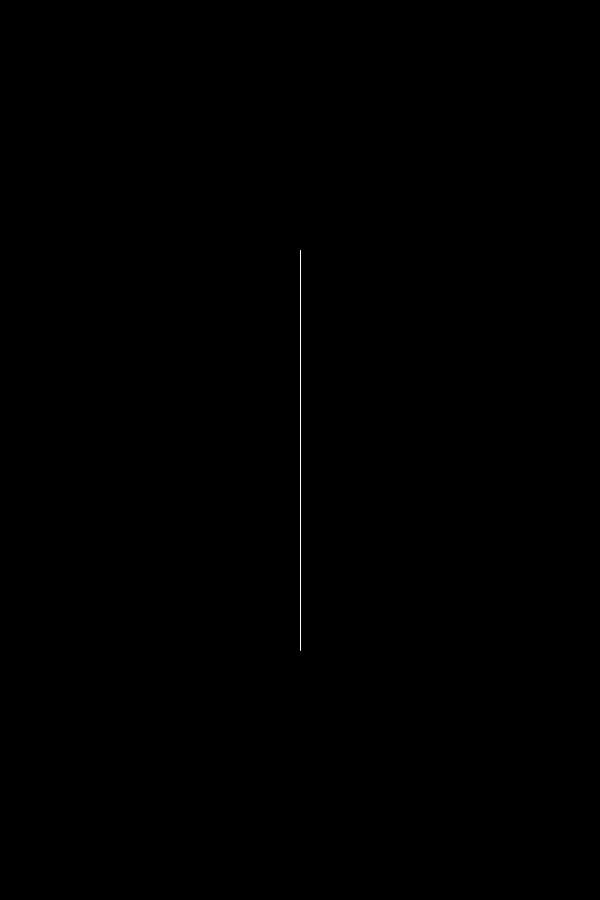
Frame 1 (no input)
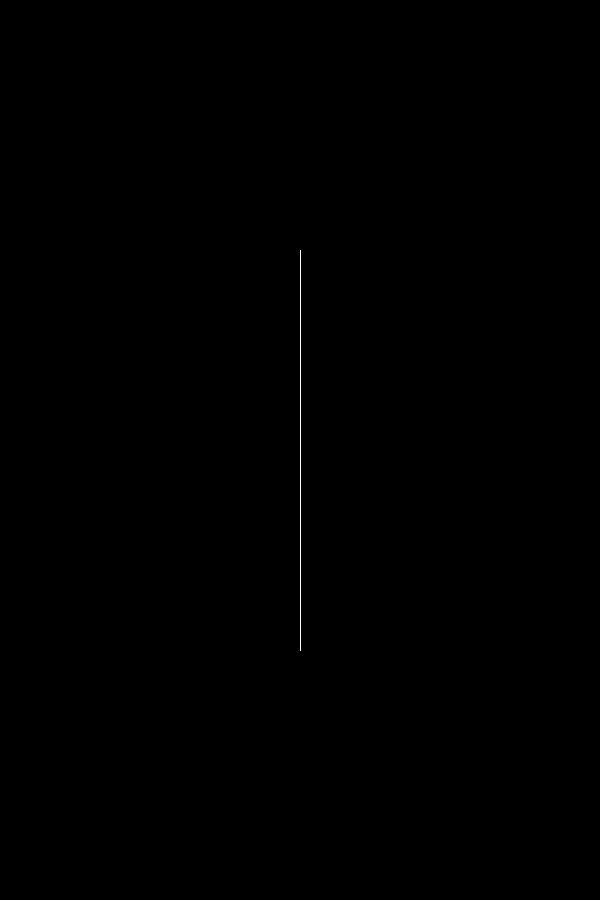
Frame 60 (the mouse pressed at the canvas centre just before this capture)
Frame 120 (the mouse held since frame 60 and released just before this capture): identical to frame 60, image omitted

The Processing sketch that drew these frames (run headless with seeded random() and noise(); from frame 60 on, the mouse is pressed at the canvas centre):

// Processing sketch: processing_34088
// ── processing_34088.pde

float liney, linex, mouseclick;
int linewidth=mouseY;
int sx=width/2;
int sy=height/2;
boolean p=false;
int branchpos;
int mx,my;

float r; 
float g; 
float b; 
float a; 
float diam; 
float x; 
float y;
int v;
int angle = 0;

int branchnum=10;

int mouseCounter=0;
//boolean branch1bool=false;
//int branch1posY,branch1posX;

boolean [] branchp= new boolean [branchnum];
int []branchposY= new int [branchnum];   //length

float haha=random(255);
//float hehe=random(80);
void setup()
{
  size (600, 900);
  background(0);
  smooth();
  for (int i=0; i<branchnum; i++) {
    branchp[i]=false;
    branchposY[i]=height/(i+1);
  }
}
void draw()
{
  r=random(255); 
  g=random(255); 
  b=random(255); 
  a=random(100); 
  diam=random(10); 
  //  x=random(width/2); 
  //  y=random(height); 
  x=random(-200, 400);
  y=random(100, 300)-350;
  // Use values to draw an ellipse 
  //stroke (haha, random(mouseX/10, mouseY/10), random(mouseX/10, mouseY), 20);
  stroke(255);

  ///////////************************/////////////
  // background(240);
  // stroke (haha, random(mouseX/10, mouseY/10), random(mouseX/10, mouseY), 20);
  //strokeWeight(mouseY%5);
  pushMatrix();
  translate(width/2, height/2+200);
  line(0, 0, 0, -400);  //trunk
  popMatrix();
  if (keyPressed) {
    noStroke(); 
    fill(r, g, b, a); 
    ellipse(x+300, y+500, diam, diam);
    
    angle += 15;
    float val = cos(radians(angle)) * 6;
    //println(val);
    for (int j = 0; j < 360; j += 45) {
      float xoff = cos(radians(j)) * val;
      float yoff = sin(radians(j)) * val;
      fill(r, g, b, a); 
        ellipse( xoff+mouseX,mouseY + yoff, val, val);
      }
      fill(255);
        ellipse( mouseX,mouseY ,2,2);
  }
  if (branchp[0]) {  //if first click
    //branchpos=branchposY[0];
    pushMatrix();
    translate(width/2, branchposY[0]);
    rotate(random(HALF_PI*.6, -2*PI/random(1, 6)));
    line(0, 0, 0, -height/8);//branch1

    translate(0, random(-20, -branchposY[0]));
    rotate(random(HALF_PI*.6, -2*PI/random(1, 6)));
    scale(random(.3, .7));
    line(0, 0, 0, -height/13);//branch1
    translate(0, random(-20, -branchposY[0]));
    rotate(random(HALF_PI*.6, -2*PI/random(1, 6)));
    scale(random(.3, .7));
    line(0, 0, 0, -height/18);//branch1

    popMatrix();
  }
  if (branchp[1]) {
    //branchpos=branchposY[1]-height/2;
    pushMatrix();
    translate(width/2, branchposY[1]);
    rotate(-QUARTER_PI);

    line(0, 0, 0, -height/6);//branch1
    translate(0, random(-height/6+30, -branchposY[1]));
    rotate(random(HALF_PI*.6, -2*PI/random(1, 6)));
    scale(random(.3, .7));
    line(0, 0, 0, -height/10);//branch1
    translate(0, random(-height/10+30, -branchposY[1]));
    rotate(random(HALF_PI*.6, -2*PI/random(1, 6)));
    scale(random(.3, .7));
    line(0, 0, 0, -height/18);//branch1
    popMatrix();
  }
  if (branchp[2]) {
    //branchpos=branchposY[1]-height/2;
    pushMatrix();
    translate(width/2, branchposY[2]);
    rotate(QUARTER_PI);

    line(0, 0, 0, -height/5);//branch1
    translate(0, random(-height/6+40, -branchposY[2]));
    rotate(random(HALF_PI*.8, -2*PI/random(1, 6)));
    scale(random(.9, .7));
    line(0, 0, 0, -height/10);//branch1
    translate(0, random(-height/10+30, -branchposY[2]));
    rotate(random(HALF_PI*.3, -2*PI/random(1, 6)));
    scale(random(.3, .7));
    line(0, 0, 0, -height/15);//branch1
    popMatrix();
  }
  
    if (branchp[3]) {
    pushMatrix();
    translate(width/2, branchposY[3]);
    rotate(-QUARTER_PI*89);

    line(0, 0, 0, -height/6);//branch1
    translate(0, random(-height/6+30, -branchposY[3]));
    rotate(random(HALF_PI*.3, -2*PI/random(1, 6)));
    scale(random(.3, .7));
    line(0, 0, 0, -height/10);//branch1
    translate(0, random(-height/10+30, -branchposY[3]));
    rotate(random(HALF_PI*.6, -2*PI/random(1, 6)));
    scale(random(.3, .7));
    line(0, 0, 0, -height/18);//branch1
    popMatrix();
  }
 
  println(branchposY[0]);
  println(branchposY[1]);
  println();
}

void mouseClicked() {
  if (mouseY>=height/2-200 && mouseY<=height/2+300 &&mouseX<=width/2+5 &&mouseX>=width/2-5) {
    mouseCounter++;

    if (mouseCounter==1) {
      branchp[0]=true;
      branchposY[0]=mouseY;
    }
   if (mouseCounter==2) {
      branchp[1]=true;
      branchposY[1]=mouseY;
    }
  if (mouseCounter==3) {
      branchp[2]=true;
      branchposY[2]=mouseY;
    }
        
  if (mouseCounter==4) {
      branchp[3]=true;
      branchposY[3]=mouseY;
    }
  }
}
